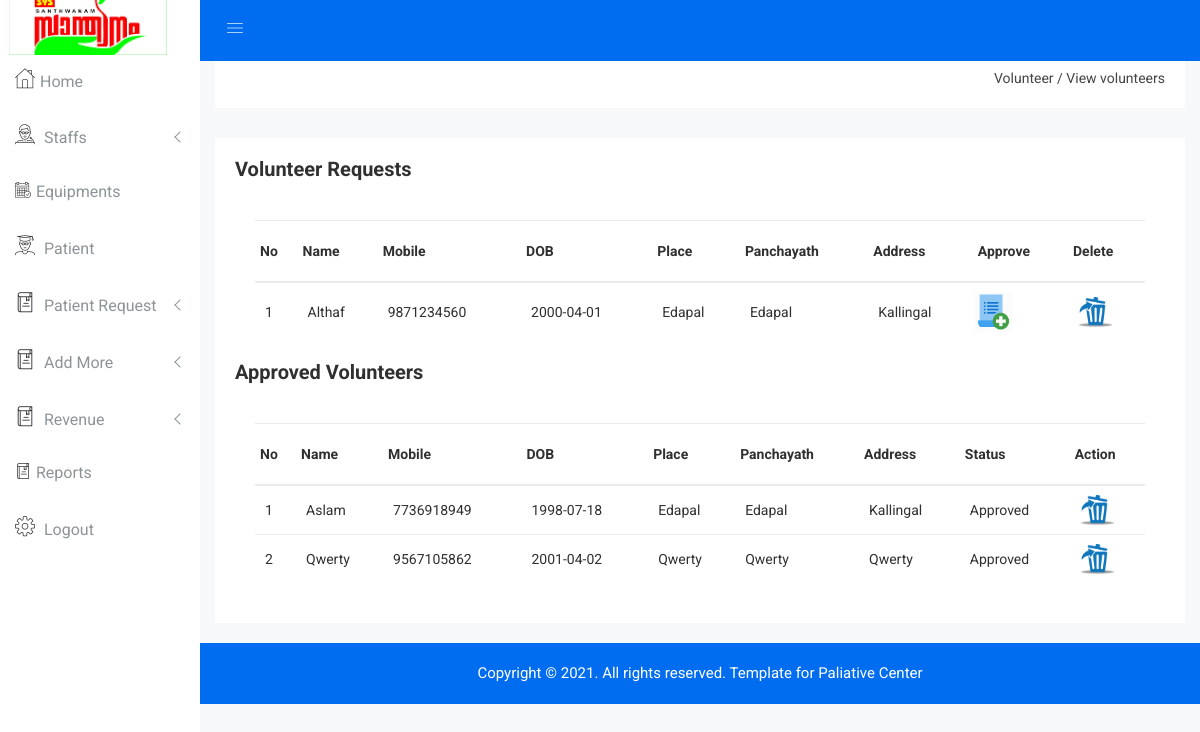
Screenshot of /Admin/manage_volunteer.php with the database file from the repository.
### tables this page shows
CREATE TABLE `volunteer` (
  `vid` int(5) NOT NULL,
  `name` varchar(20) NOT NULL,
  `mobile` bigint(12) NOT NULL,
  `dob` date NOT NULL,
  `place` varchar(20) NOT NULL,
  `panchayath` varchar(30) NOT NULL,
  `address` varchar(30) NOT NULL
);

### Admin/manage_volunteer.php (the view, shortened to what this page needs)
<?php
include "header.php";
?>
<div class="breadcome-area">
    <div class="container-fluid">
        <div class="row">
            <div class="col-lg-12 col-md-12 col-sm-12 col-xs-12">
                <div class="breadcome-list single-page-breadcome">
                    <div class="row">
                        <div class="col-lg-6 col-md-6 col-sm-6 col-xs-12">
                        </div>
                        <div class="col-lg-6 col-md-6 col-sm-6 col-xs-12">
                            <ul class="breadcome-menu">
                                <li><a href="view_facility.php">Volunteer</a> <span class="bread-slash">/</span></li>
                                <li><span class="bread-blod">View volunteers</span></li>
                            </ul>
                        </div>
                    </div>
                </div>
            </div>
        </div>
    </div>
</div>
</div>
<div class="product-status mg-b-15">
    <div class="container-fluid">
        <div class="row">
            <div class="col-lg-12 col-md-12 col-sm-12 col-xs-12">
                <div class="product-status-wrap">
                    <?php
                    $sq=mysqli_query($con,"select * from login WHERE type='volunteer' and status='pending'");
                    if(mysqli_num_rows($sq)==0){
                        echo "<h2 style='margin-left: 35%;color:coral;font-family: Times;font-style: italic;font-size: 39px;'>No details to show</h2><br><br><br><br><br><br><br><br><br><br><br><br><br><br><br><br><br><br><br>";
                    }else {
                        ?>
                        <h4>Volunteer Requests</h4>
                        <div class="asset-inner">
                            <div class="row">
                                <div class="col-lg-12 col-md-12 col-sm-12 col-xs-12">
                                    <div class="sparkline13-list">
                                        <div class="sparkline13-graph">
                                            <div class="datatable-dashv1-list custom-datatable-overright">
                                                <table id="table" data-toggle="table" data-pagination="true"
                                                       data-search="true">
                                                    <thead>
                                                    <tr>
                                                        <th data-field="id">No</th>
                                                        <th data-field="name" data-editable="true">Name</th>
                                                        <th data-field="mobile" data-editable="true">Mobile</th>
                                                        <th data-field="dob" data-editable="true">DOB</th>
                                                        <th data-field="place" data-editable="true">Place</th>
                                                        <th data-field="panchayath" data-editable="true">Panchayath</th>
                                                        <th data-field="address" data-editable="true">Address</th>
                                                        <th data-field="approve">Approve</th>
                                                        <th data-field="delete">Delete</th>
                                                    </tr>
                                                    </thead>
                                                    <tbody style="text-transform: capitalize">
                                                    <?php
                                                    $i = 1;
                                                    $view = mysqli_query($con, "select *from volunteer inner join login on volunteer.mobile=login.uname where login.status='pending'");
                                                    while ($row = mysqli_fetch_array($view)) {
                                                        ?>
                                                        <tr>
                                                            <td><?php echo $i ?></td>
                                                            <td><?php echo $row['name'] ?></td>
                                                            <td><?php echo $row['mobile'] ?></td>
                                                            <td><?php echo $row['dob'] ?></td>
                                                            <td><?php echo $row['place'] ?></td>
                                                            <td><?php echo $row['panchayath'] ?></td>
                                                            <td><?php echo $row['address'] ?></td>
                                                            <td>
                                                                <a href="approve_volunteer.php?volid=<?php echo $row['mobile'] ?>"
                                                                   data-toggle="tooltip" title="Edit"
                                                                   class="pd-setting-ed"><img src="img/add.png"
                                                                                              style="height: 40px;width: 39px;margin-left: -9px;"></a>
                                                            </td>
                                                            <td>
                                                                <a href="delete_volunteer.php?volid=<?php echo $row['mobile'] ?>"
                                                                   data-toggle="tooltip" title="Edit" class="pd-setting-ed"><img src="img/delet.png"
                                                                                                                                 style="height: 30px;width: 35px;"></a>
                                                            </td>
                                                        </tr>
                                                        <?php
                                                        $i++;
                                                    }
                                                    ?>
                                                    </tbody>
                                                </table>
                                            </div>
                                        </div>
                                    </div>
                                </div>
                            </div>
                        </div>
                        <?php
                    }
                    ?>
                    <h4>Approved Volunteers</h4>
                    <div class="asset-inner">
                        <div class="row">
                            <div class="col-lg-12 col-md-12 col-sm-12 col-xs-12">
                                <div class="sparkline13-list">
                                    <div class="sparkline13-graph">
                                        <div class="datatable-dashv1-list custom-datatable-overright">
                                            <table id="table" data-toggle="table" data-pagination="true"
                                                   data-search="true">
                                                <thead>
                                                <tr>
                                                    <th data-field="id">No</th>
                                                    <th data-field="name" data-editable="true">Name</th>
                                                    <th data-field="mobile" data-editable="true">Mobile</th>
                                                    <th data-field="dob" data-editable="true">DOB</th>
                                                    <th data-field="place" data-editable="true">Place</th>
                                                    <th data-field="panchayath" data-editable="true">Panchayath</th>
                                                    <th data-field="address" data-editable="true">Address</th>
                                                    <th data-field="status">Status</th>
                                                    <th data-field="action">Action</th>
                                                </tr>
                                                </thead>
                                                <tbody style="text-transform: capitalize">
                                                <?php
                                                $i = 1;
                                                $view = mysqli_query($con, "select *from volunteer inner join login on volunteer.mobile=login.uname where login.status='approved'");
                                                while ($row = mysqli_fetch_array($view)) {
                                                    ?>
                                                    <tr>
                                                        <td><?php echo $i ?></td>
                                                        <td><?php echo $row['name'] ?></td>
                                                        <td><?php echo $row['mobile'] ?></td>
                                                        <td><?php echo $row['dob'] ?></td>
                                                        <td><?php echo $row['place'] ?></td>
                                                        <td><?php echo $row['panchayath'] ?></td>
                                                        <td><?php echo $row['address'] ?></td>
                                                        <td><?php echo $row['status'] ?></td>
                                                        <td>
                                                            <a href="disable_volunteer.php?volid=<?php echo $row['mobile'] ?>"
                                                               data-toggle="tooltip" title="Edit" class="pd-setting-ed"><img src="img/delet.png"
                                                                                                                             style="height: 30px;width: 35px;"></a>
                                                        </td>
                                                    </tr>
                                                    <?php
                                                    $i++;
                                                }
                                                ?>
                                                </tbody>
                                            </table>
                                        </div>
                                    </div>
                                </div>
                            </div>
                        </div>
                    </div>
                </div>
            </div>
        </div>
    </div>
</div>
<?php
include "footer.php";
?>
</body>
</html>

### Admin/css/main.css (style rules this page uses)
html { color: #222; font-size: 1em; line-height: 1.4; }
audio, canvas, iframe, img, svg, video { vertical-align: middle; }

### rows the page displays
volunteer: name "Althaf", mobile "9871234560", dob "2000-04-01", place "Edapal", panchayath "Edapal", address "Kallingal"
volunteer: name "Aslam", mobile "7736918949", dob "1998-07-18", place "Edapal", panchayath "Edapal", address "Kallingal", login.status "Approved"
volunteer: name "Qwerty", mobile "9567105862", dob "2001-04-02", place "Qwerty", panchayath "Qwerty", address "Qwerty", login.status "Approved"
